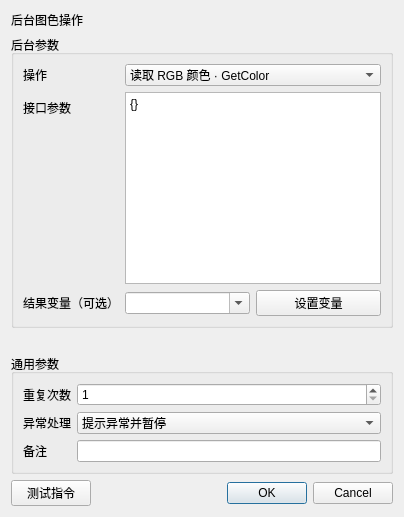
<?xml version="1.0" encoding="UTF-8"?><ui version="4.0"><class>InstructionEditor</class><widget class="QDialog" name="InstructionEditor"><layout class="QVBoxLayout" name="rootLayout"><item><widget class="QLabel" name="titleLabel"><property name="text"><string>后台图色操作</string></property></widget></item><item><widget class="QGroupBox" name="parameterGroupBox"><property name="title"><string>后台参数</string></property><layout class="QFormLayout" name="parameterFormLayout"><item row="0" column="0"><widget class="QLabel" name="label_0"><property name="text"><string>操作</string></property></widget></item><item row="0" column="1"><widget class="QComboBox" name="parameter_0"><item><property name="text"><string>读取 RGB 颜色 · GetColor</string></property></item><item><property name="text"><string>读取 HSV 颜色 · GetColorHSV</string></property></item><item><property name="text"><string>GetColorBGR</string></property></item><item><property name="text"><string>比较颜色 · CmpColor</string></property></item><item><property name="text"><string>区域 RGB 均值 · GetAveRGB</string></property></item><item><property name="text"><string>区域 HSV 均值 · GetAveHSV</string></property></item><item><property name="text"><string>RGB2BGR</string></property></item><item><property name="text"><string>BGR2RGB</string></property></item><item><property name="text"><string>查找颜色 · FindColor</string></property></item><item><property name="text"><string>查找全部颜色位置 · FindColorEx</string></property></item><item><property name="text"><string>FindColorE</string></property></item><item><property name="text"><string>多点找色 · FindMultiColor</string></property></item><item><property name="text"><string>多点找色全部位置 · FindMultiColorEx</string></property></item><item><property name="text"><string>FindMultiColorE</string></property></item><item><property name="text"><string>查找图片 · FindPic</string></property></item><item><property name="text"><string>查找全部图片位置 · FindPicEx</string></property></item><item><property name="text"><string>FindPicE</string></property></item><item><property name="text"><string>截图保存 BMP · Capture</string></property></item><item><property name="text"><string>截图保存 PNG · CapturePng</string></property></item><item><property name="text"><string>截图保存 JPG · CaptureJpg</string></property></item><item><property name="text"><string>录制区域动图 · CaptureGif</string></property></item><item><property name="text"><string>LoadPic</string></property></item><item><property name="text"><string>FreePic</string></property></item><item><property name="text"><string>SetPicPwd</string></property></item><item><property name="text"><string>GetPicSize</string></property></item><item><property name="text"><string>MatchPicName</string></property></item><item><property name="text"><string>GetColorNum</string></property></item><item><property name="text"><string>FindShape</string></property></item><item><property name="text"><string>FindShapeE</string></property></item><item><property name="text"><string>FindShapeEx</string></property></item><item><property name="text"><string>ImageToBmp</string></property></item><item><property name="text"><string>FindColorBlock</string></property></item><item><property name="text"><string>FindColorBlockEx</string></property></item><item><property name="text"><string>FindPicSim</string></property></item><item><property name="text"><string>FindPicSimEx</string></property></item><item><property name="text"><string>获取图像数组 · CaptureArray</string></property></item></widget></item><item row="1" column="0"><widget class="QLabel" name="label_1"><property name="text"><string>接口参数</string></property></widget></item><item row="1" column="1"><widget class="QPlainTextEdit" name="parameter_1"><property name="plainText"><string>{}</string></property></widget></item><item row="2" column="0"><widget class="QLabel" name="label_2"><property name="text"><string>结果变量（可选）</string></property></widget></item><item row="2" column="1"><layout class="QHBoxLayout" name="fieldLayout_2"><item><widget class="QComboBox" name="parameter_2"><property name="editable"><bool>true</bool></property></widget></item><item><widget class="QPushButton" name="auxiliary_2"><property name="text"><string>设置变量</string></property></widget></item></layout></item></layout></widget></item><item><spacer name="verticalSpacer"><property name="orientation"><enum>Qt::Vertical</enum></property><property name="sizeHint" stdset="0"><size><width>20</width><height>20</height></size></property></spacer></item>
<item><widget class="QGroupBox" name="commonGroupBox"><property name="title"><string>通用参数</string></property><layout class="QFormLayout" name="commonFormLayout">
<item row="0" column="0"><widget class="QLabel" name="repeatLabel"><property name="text"><string>重复次数</string></property></widget></item><item row="0" column="1"><widget class="QSpinBox" name="repeatSpinBox"><property name="minimum"><number>1</number></property><property name="maximum"><number>999999</number></property><property name="value"><number>1</number></property></widget></item>
<item row="1" column="0"><widget class="QLabel" name="errorPolicyLabel"><property name="text"><string>异常处理</string></property></widget></item><item row="1" column="1"><widget class="QComboBox" name="errorPolicyComboBox"><item><property name="text"><string>自动跳过</string></property></item><item><property name="text"><string>提示异常并暂停</string></property></item><item><property name="text"><string>提示异常并停止</string></property></item><property name="currentIndex"><number>1</number></property></widget></item>
<item row="2" column="0"><widget class="QLabel" name="noteLabel"><property name="text"><string>备注</string></property></widget></item><item row="2" column="1"><widget class="QLineEdit" name="noteEdit"/></item>
</layout></widget></item>
<item><layout class="QHBoxLayout" name="footerLayout"><item><widget class="QPushButton" name="testButton"><property name="text"><string>测试指令</string></property></widget></item><item><spacer name="footerSpacer"><property name="orientation"><enum>Qt::Horizontal</enum></property><property name="sizeHint" stdset="0"><size><width>40</width><height>20</height></size></property></spacer></item><item><widget class="QDialogButtonBox" name="buttonBox"><property name="standardButtons"><set>QDialogButtonBox::Cancel|QDialogButtonBox::Ok</set></property></widget></item></layout></item>
</layout></widget><resources/><connections/></ui>
